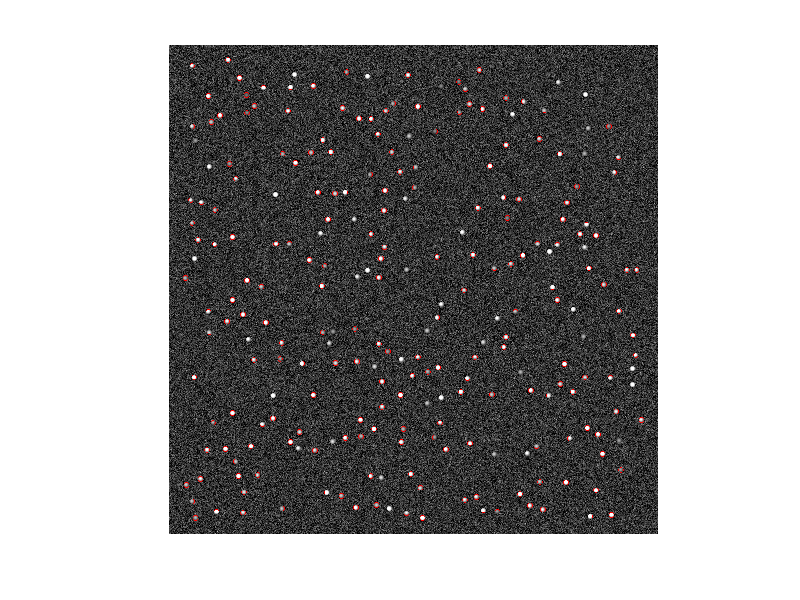

This chart was generated by the following MATLAB code:
clc;
clear all;
close all;

% Parameters
bg = 50; % Average Background Intensity
noisefg = (3.97)^2; % Variance; foreground
noisebg = (35/255)^2; % Variance; background

filename_num = 'test'; % Filename to Save

% Turn on red border (on/off)
rb = 'on';

%%%%%%%%%%%%%%%%%%%%%%%%%%%%%%%%%%%%%%%%%%%%%%%%%%%%%%%%%%%%%%%%%%%%%%%%%%%

% Create Background
I = bg*ones(1000,1000)/255;

% Read in Image
% obj = double(imread(['image_model' filename_num '.png']))/255;
load('imagemodel.mat');
obj = double(obj);

% Obtain Centroid for each object
R = regionprops(logical((obj > 0)),'Centroid');
% Let Center_mask be the same size as output
Center_mask = zeros(size(obj));
% Plot on mask
for i = 1:length(R)
    column = floor(R(i).Centroid(1,1));
    row =  floor(R(i).Centroid(1,2));
    Center_mask(row,column) = 1;
end

% Recreate Intensity Values in Center mask
Center_mask = Center_mask.*obj;

% Gaussian Distribution
Ig = ones(51,51);
s = sqrt(noisefg); 
G = @(img,x,y,i,j) double(exp(-((x-i)^2+(y-j)^2)/(2*s^2)));
for n = 1:51
    for m = 1:51
        Ig(n,m) = G(Ig,26,26,n,m);
    end
end

% Normalization Function
normalize = @(A) (A - min(A(:)))/(max(A(:)) - min(A(:)));

% Normalize
Ig = normalize(Ig);

% Convolute Gaussian on Center Mask; Limit objects to mask size
obj = double((obj > 0).*conv2(Center_mask,Ig,'same'));
% figure, imshow(obj);

% Separate bg from objects
obj_mask = obj > 0;
% figure, imshow(obj_mask);

% Apply noise to bg separately
I = imnoise(I,'gaussian',0,noisebg)*255;
% figure, imshow(I,[]);

% Recombine bg and objects
I = I.*(~obj_mask)+obj.*(obj_mask);

% Red Border on objects
if strcmp(rb,'on')
    BWoutline = bwperim(obj_mask);
    Segout_R = I; Segout_R(BWoutline) = 255;
    Segout_G = I; Segout_G(BWoutline) = 0;
    Segout_B = I; Segout_B(BWoutline) = 0;
    I = cat(3, Segout_R, Segout_G, Segout_B);
else
    % Convert to rgb
    I = cat(3,I,I,I);
end
    
% Display Images
figure, imshow(uint16(I*255));

% Write image to disk
imwrite(uint16(I),['image_model' filename_num '_' num2str(bg)  '.png'],'png');